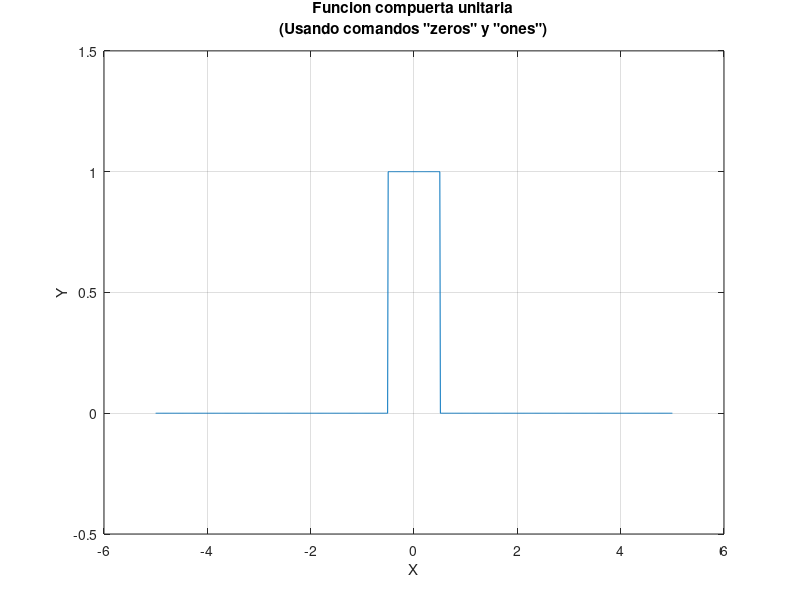

This chart was generated by the following MATLAB code:
clear all
close all
clc

L = 1;

X = -5:0.01:5;
Y = ones(size(X)).*(-0.5*L*ones(size(X)) <= X & X <= 0.5*L*ones(size(X)));

plot(X,Y)
ylim([-0.5, 1.5])
xlabel('X');
ylabel('Y');
title(sprintf('Funcion compuerta unitaria\n(Usando comandos "zeros" y "ones")'));
grid on
